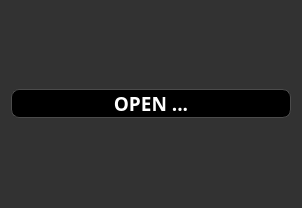
<?xml version="1.0" encoding="UTF-8"?>
<ui version="4.0">
 <class>Menu</class>
 <widget class="QDialog" name="Menu">
  <property name="geometry">
   <rect>
    <x>0</x>
    <y>0</y>
    <width>302</width>
    <height>208</height>
   </rect>
  </property>
  <property name="sizePolicy">
   <sizepolicy hsizetype="Fixed" vsizetype="Fixed">
    <horstretch>0</horstretch>
    <verstretch>0</verstretch>
   </sizepolicy>
  </property>
  <property name="windowTitle">
   <string>Menu</string>
  </property>
  <property name="styleSheet">
   <string notr="true">background: rgb(50, 50, 50);</string>
  </property>
  <layout class="QGridLayout" name="gridLayout">
   <item row="0" column="0">
    <widget class="QPushButton" name="openButton">
     <property name="font">
      <font>
       <family>KacstQurn</family>
       <pointsize>14</pointsize>
       <bold>true</bold>
      </font>
     </property>
     <property name="styleSheet">
      <string notr="true">QPushButton#openButton {
background: rgb(0, 0, 0);
color: rgb( 255, 255, 255);
border-radius: 8px;
border: 1px solid rgb(75, 75, 75);
}

QPushButton#openButton:hover {
background: rgb(30, 30, 30);
}</string>
     </property>
     <property name="text">
      <string>OPEN ...</string>
     </property>
    </widget>
   </item>
  </layout>
 </widget>
 <resources/>
 <connections/>
</ui>
